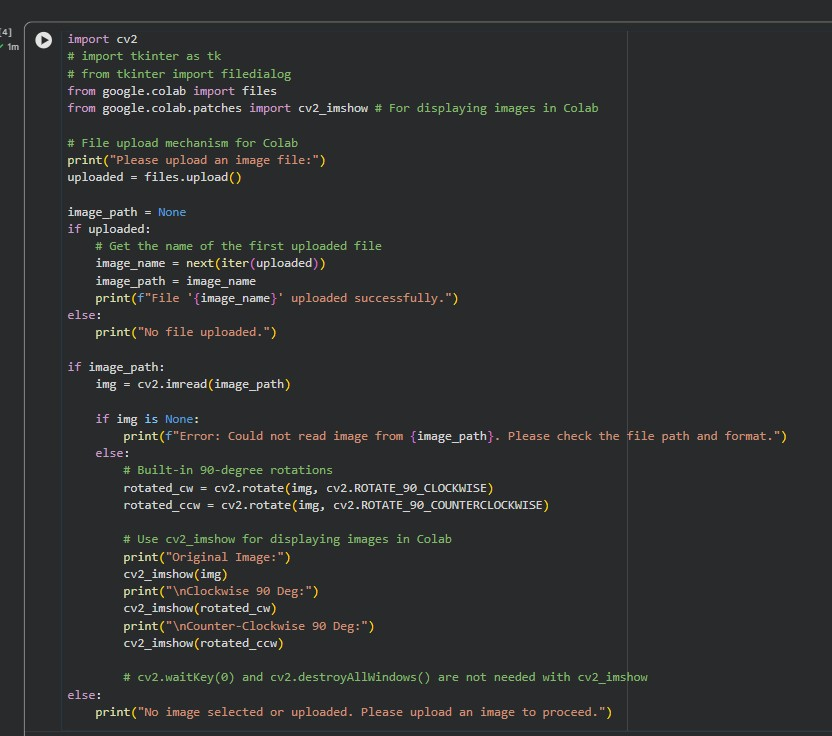
#> input picture Lab Experiments/Exp 9/exp 9 code.jpg, 832 x 736 px, found by its file name
$ python 'Exp code.py'
#> lines starting #> are read from the running program, lines starting #| are printed output that depends on the picture
import cv2
import numpy as np
from google.colab import files
from google.colab.patches import cv2_imshow

# File upload
uploaded = files.upload()
#> the answer given: exp 9 code.jpg

image_path = None
if uploaded:
    # Assuming only one file is uploaded for simplicity
    image_name = list(uploaded.keys())[0]
    image_path = image_name
    print(f"Uploaded file: {image_name}")

if image_path:
    img = cv2.imread(image_path)
#> img is the input picture: shape (736, 832, 3); mean B, G, R 47.7, 47, 45.9

    if img is None:
        print(f"Error: Could not load image from {image_path}. Please check the file path and ensure it's a valid image.")
    else:
        rows, cols = img.shape[:2]
#> rows = 736; cols = 832

        # Select 3 non-collinear points from source image and map to destination points
        pts1 = np.float32([[50, 50], [200, 50], [50, 200]])
        pts2 = np.float32([[10, 100], [200, 50], [100, 250]])

        # 2x3 Affine transformation matrix
        M = cv2.getAffineTransform(pts1, pts2)
        affine_img = cv2.warpAffine(img, M, (cols, rows))
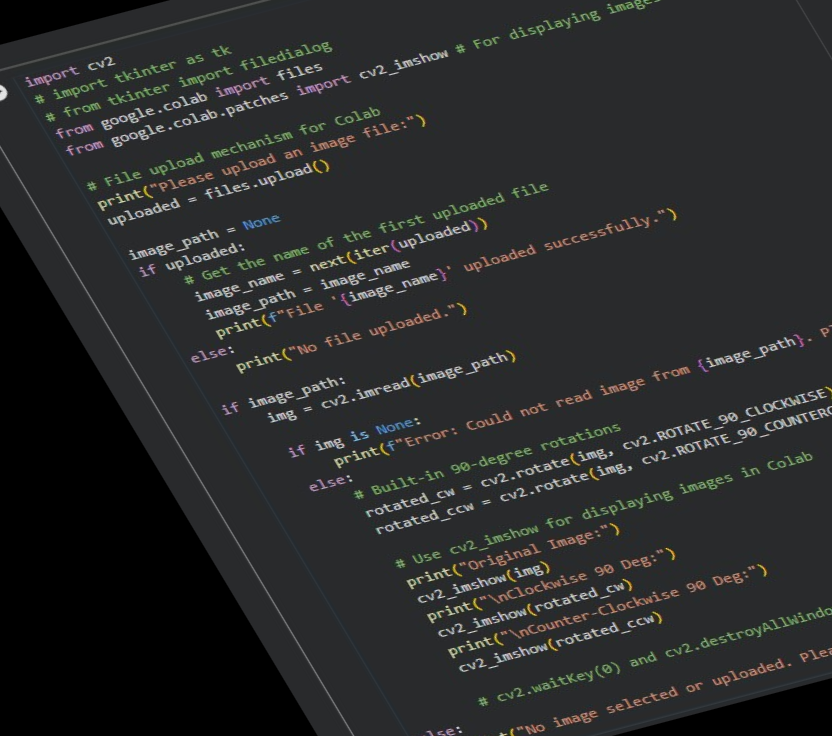
#> affine_img: shape (736, 832, 3); mean B, G, R 42, 41.8, 40.9

        cv2_imshow(img)
        cv2_imshow(affine_img)

        # No need for waitKey and destroyAllWindows in Colab when using cv2_imshow
else:
    print("No image selected or uploaded.")
